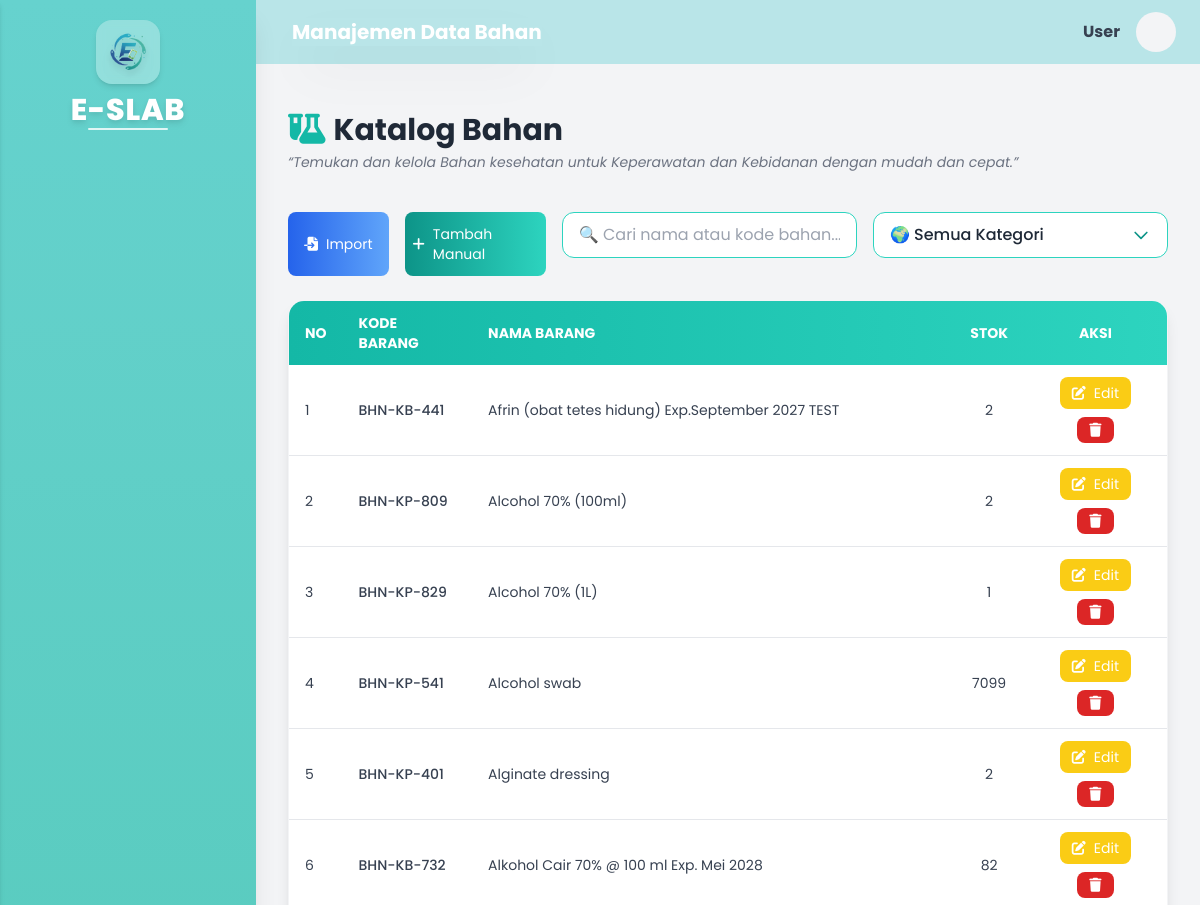
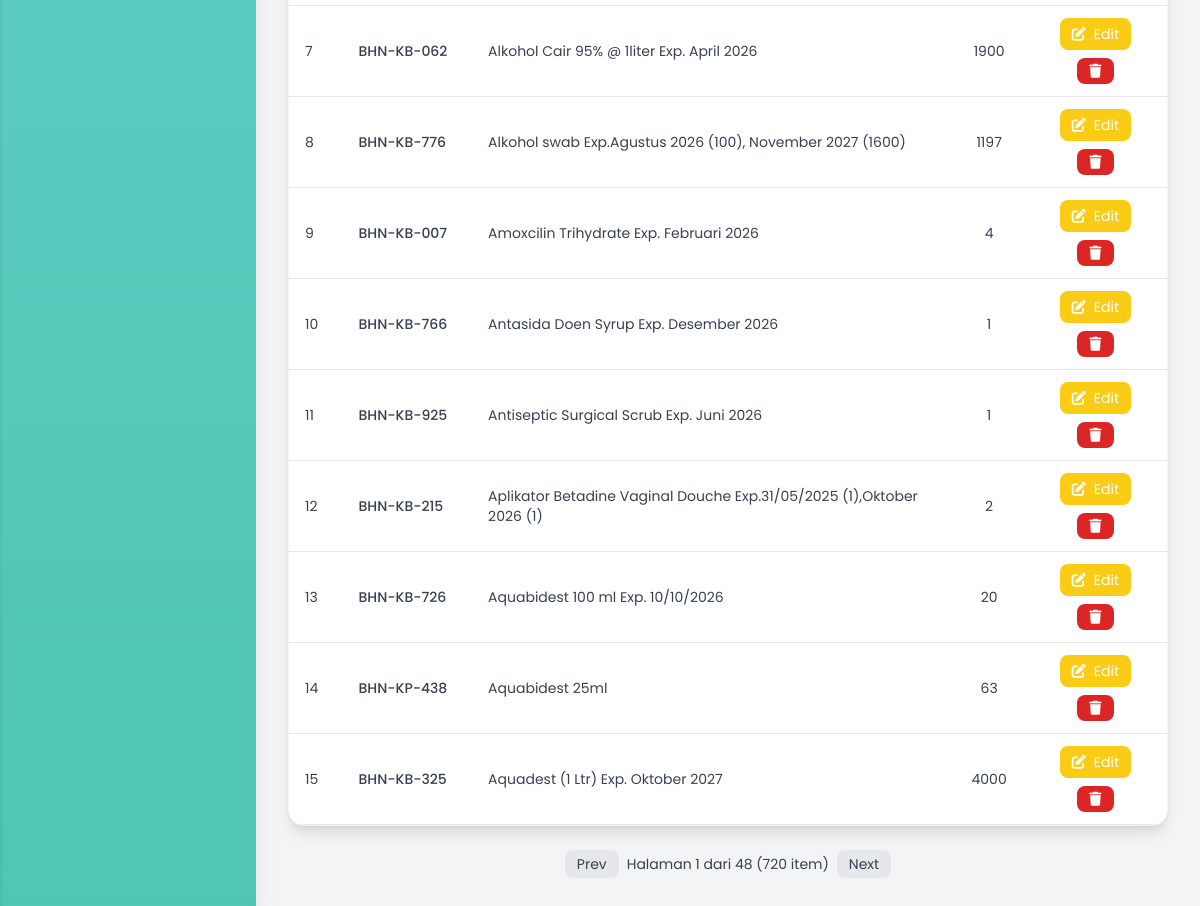
The app's page /index.php/admin/katalog_bahan with its own data (2 pictures, top to bottom).
### tables this page shows
CREATE TABLE `barang` (
  `id_barang` int(11) NOT NULL,
  `id_sub_kategori` int(11) NOT NULL,
  `kode_barang` varchar(50) NOT NULL,
  `nama_barang` varchar(100) NOT NULL,
  `deskripsi` text DEFAULT NULL,
  `satuan` varchar(30) DEFAULT NULL,
  `stok` int(11) NOT NULL DEFAULT 0,
  `stok_minimum` int(11) NOT NULL DEFAULT 0,
  `is_active` tinyint(1) NOT NULL DEFAULT 1,
  `created_at` timestamp NOT NULL DEFAULT current_timestamp(),
  `updated_at` timestamp NULL DEFAULT NULL ON UPDATE current_timestamp()
);

### application/controllers/admin/Katalog_Bahan.php (called while the page is built, shortened)
<?php
class Katalog_bahan extends CI_Controller
{
    public function __construct()
    {
        $this->load->model('Barang_model');
        $this->load->library('pagination');
        $this->load->helper('url');
    }
    public function index()
    {
        $keyword = $this->input->get('keyword');
        $kategori = $this->input->get('kategori');
        $data['barang'] = $this->Barang_model->get_all_bahan($keyword, $kategori);
        $data['keyword'] = $keyword;
        $data['kategori'] = $kategori;
        $user_name = $this->session->userdata('nama_user') ?? $this->session->userdata('username');
        $user_initial = strtoupper(substr($user_name, 0, 1));
        $data['title'] = "Manajemen Data Bahan";
        $data['user_name'] = $user_name;
        $data['user_initial'] = $user_initial;
        $this->load->view('layouts/header', $data);
        $this->load->view('layouts/sidebar', $data);
        $this->load->view('admin/katalog_bahan/index', $data);
        $this->load->view('layouts/footer');
    }
}

### index.php (called while the page is built, shortened)
<?php
require_once BASEPATH.'core/CodeIgniter.php';

### application/models/Barang_model.php (called while the page is built, shortened)
<?php
class Barang_model extends CI_Model
{
    public function get_all_bahan($keyword = null, $kategori = null)
    {
        $this->db->select('b.*');
        $this->db->from('barang b');
        $this->db->join('sub_kategori sk', 'sk.id_sub_kategori = b.id_sub_kategori', 'left');
        if (!empty($kategori)) {
            $this->db->where('b.id_sub_kategori', $kategori);
        } else {
            $this->db->where_in('b.id_sub_kategori', [3, 4]);
        }
        $this->db->order_by('b.nama_barang', 'ASC');
        return $this->db->get()->result();
    }
}

### application/views/admin/katalog_bahan/_rows.php (the view)
<?php
$no = ($offset ?? 0) + 1;
if (empty($barang)): ?>
  <tr>
    <td colspan="5" class="text-center py-6 text-gray-500">Tidak ada data ditemukan.</td>
  </tr>
  <?php else:
  foreach ($barang as $b): ?>
    <tr class="border-b hover:bg-blue-50 transition">
      <td class="py-3 px-4"><?= $no++; ?></td>
      <td class="py-3 px-4 font-medium"><?= htmlspecialchars($b->kode_barang); ?></td>
      <td class="py-3 px-4"><?= htmlspecialchars($b->nama_barang); ?></td>
      <td class="py-3 px-4 text-center"><?= (int)$b->stok; ?></td>
      <td class="py-3 px-4 text-center">
        <div class="flex flex-wrap justify-center gap-2">
          <a href="<?= site_url('admin/katalog_bahan/edit/' . $b->id_barang); ?>"
            class="flex items-center gap-2 px-3 py-1.5 bg-yellow-400 text-white text-sm rounded-lg hover:bg-yellow-500 transition">
            <i class="fa fa-edit"></i>
            <span class="hidden sm:inline">Edit</span>
          </a>
          <a href="<?= site_url('admin/katalog_bahan/delete/' . $b->id_barang); ?>"
            class="flex items-center gap-2 px-3 py-1.5 bg-red-600 text-white text-sm rounded-lg hover:bg-red-700 transition btn-delete">
            <i class="fa fa-trash"></i>
          </a>
        </div>
      </td>
    </tr>
<?php endforeach;
endif; ?>

### records on screen
barang: kode_barang "BHN-KB-441", nama_barang "Afrin (obat tetes hidung) Exp.September 2027 TEST", stok "2"
barang: kode_barang "BHN-KP-809", nama_barang "Alcohol 70% (100ml)", stok "2"
barang: kode_barang "BHN-KP-829", nama_barang "Alcohol 70% (1L)", stok "1"
barang: kode_barang "BHN-KP-541", nama_barang "Alcohol swab", stok "7099"
barang: kode_barang "BHN-KP-401", nama_barang "Alginate dressing", stok "2"
barang: kode_barang "BHN-KB-732", nama_barang "Alkohol Cair 70% @ 100 ml Exp. Mei 2028", stok "82"
barang: kode_barang "BHN-KB-062", nama_barang "Alkohol Cair 95% @ 1liter Exp. April 2026", stok "1900"
barang: kode_barang "BHN-KB-776", nama_barang "Alkohol swab Exp.Agustus 2026 (100), November 2027 (1600)", stok "1197"
barang: kode_barang "BHN-KB-007", nama_barang "Amoxcilin Trihydrate Exp. Februari 2026", stok "4"
barang: kode_barang "BHN-KB-766", nama_barang "Antasida Doen Syrup Exp. Desember 2026", stok "1"
barang: kode_barang "BHN-KB-925", nama_barang "Antiseptic Surgical Scrub Exp. Juni 2026", stok "1"
barang: kode_barang "BHN-KB-215", nama_barang "Aplikator Betadine Vaginal Douche Exp.31/05/2025 (1),Oktober 2026 (1)", stok "2"
barang: kode_barang "BHN-KB-726", nama_barang "Aquabidest 100 ml Exp. 10/10/2026", stok "20"
barang: kode_barang "BHN-KP-438", nama_barang "Aquabidest 25ml", stok "63"
barang: kode_barang "BHN-KB-325", nama_barang "Aquadest (1 Ltr) Exp. Oktober 2027", stok "4000"

### other values on screen
$title "Manajemen Data Bahan"
